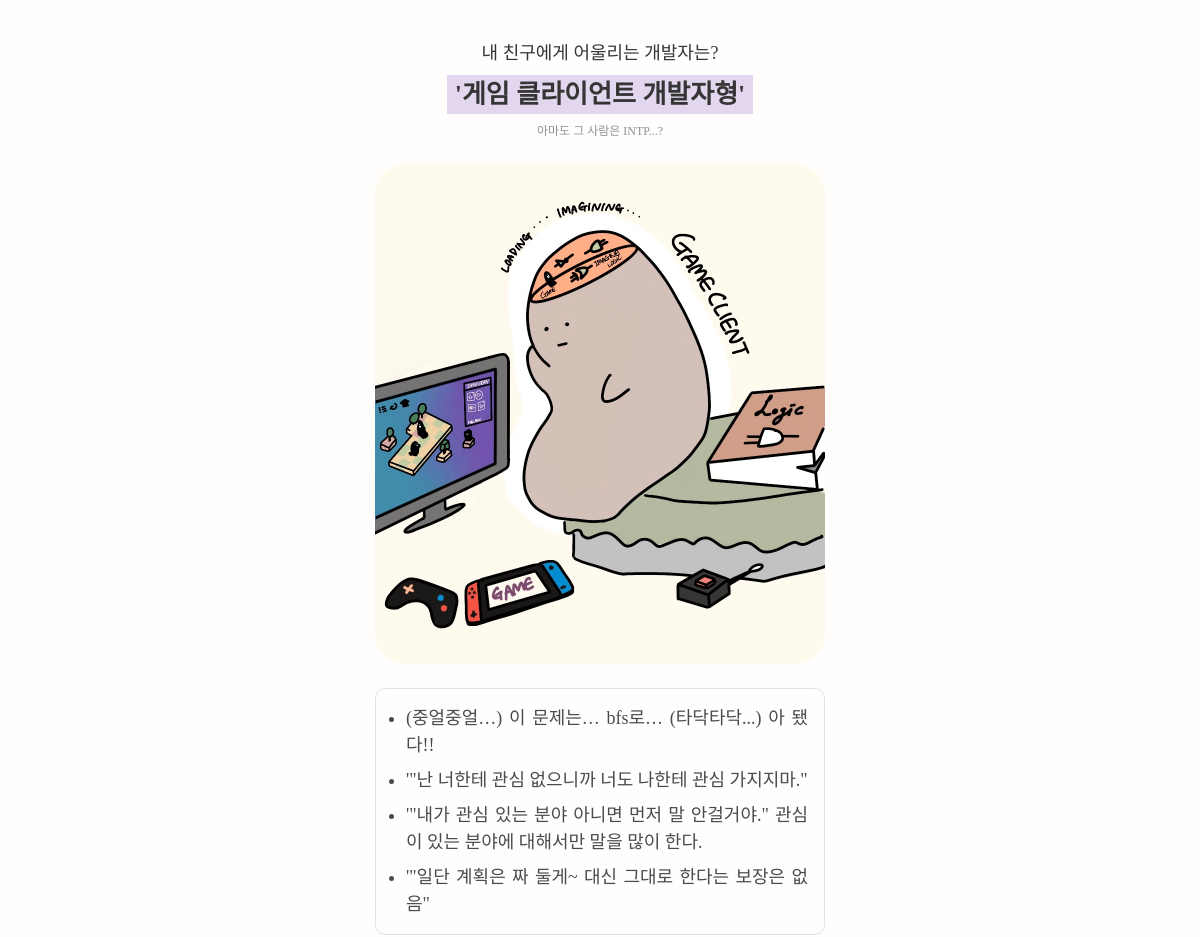
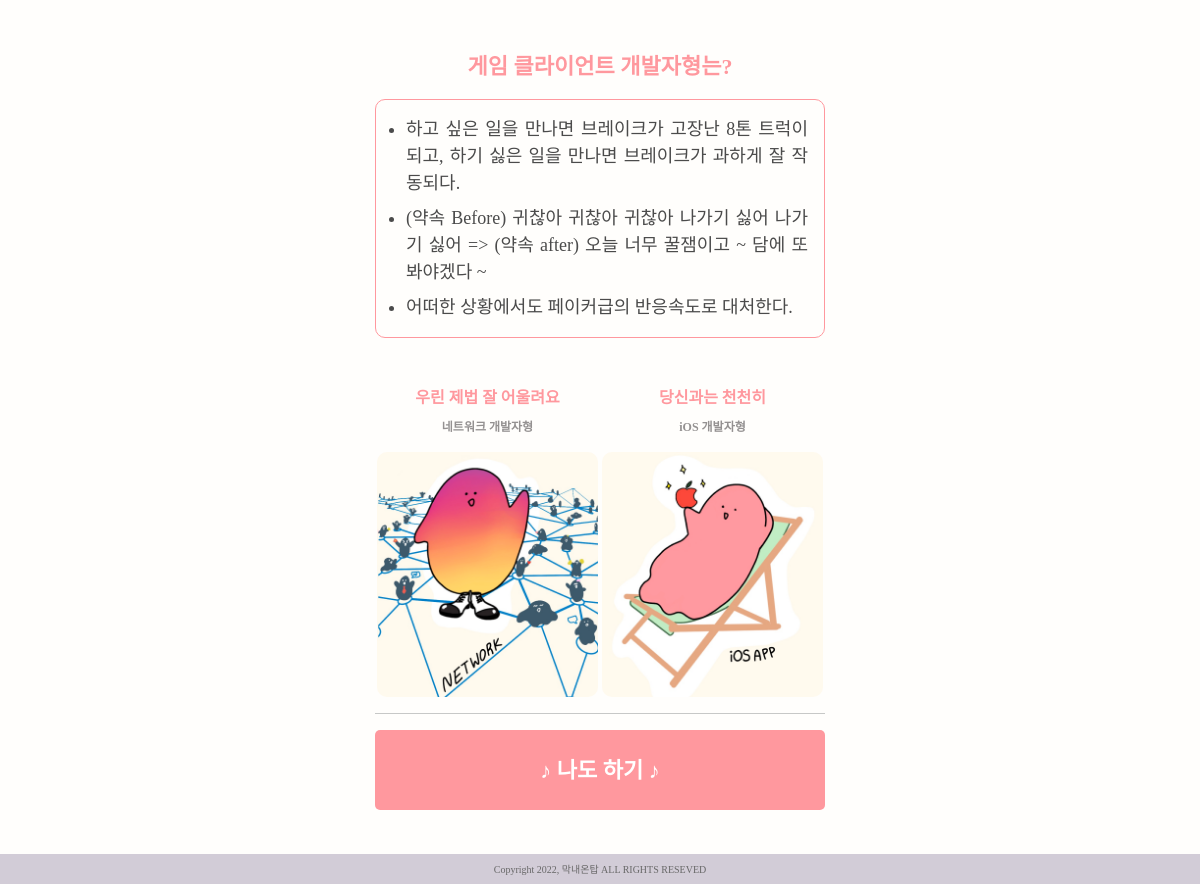
/mbti/share/INTP/, run on an earlier commit of the app's database (2 pictures, top to bottom).
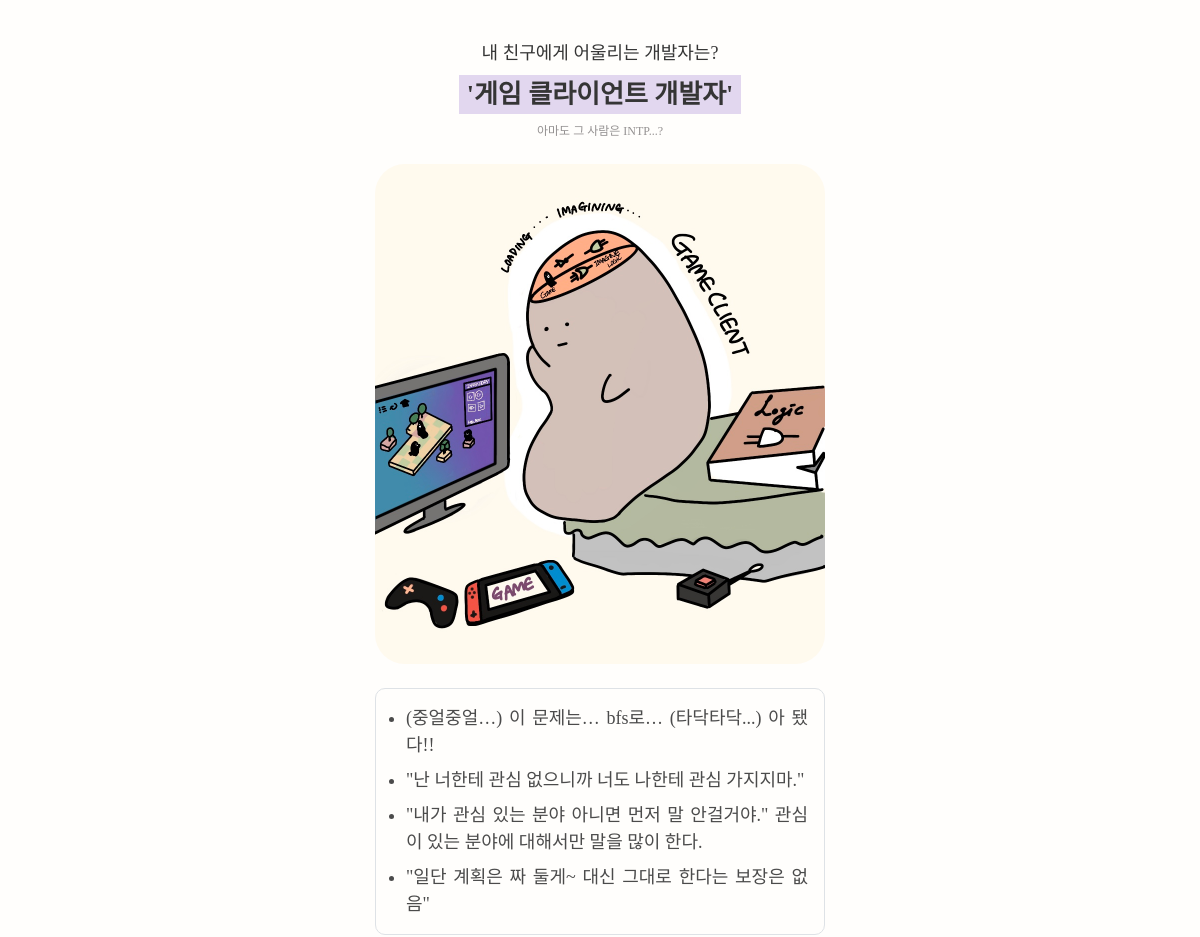
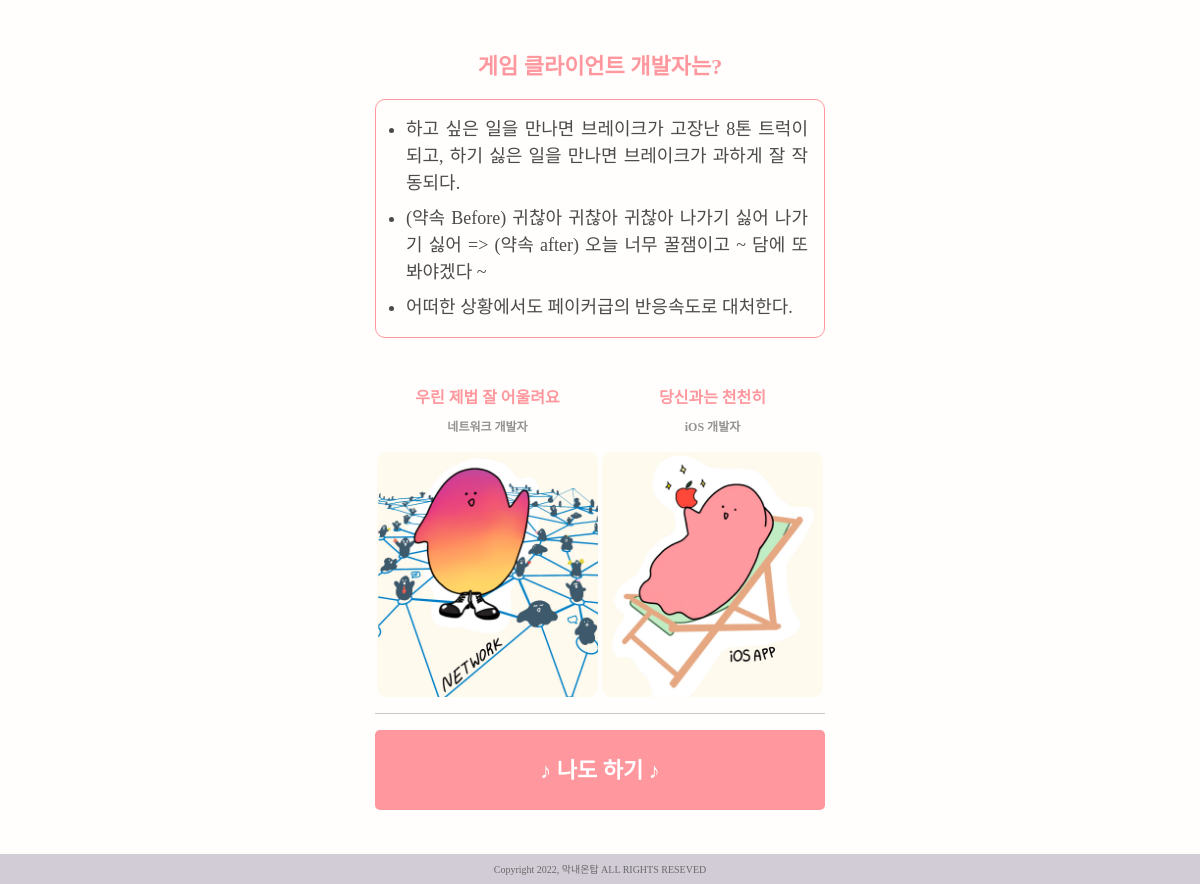
And on a later commit of the database (2 pictures, top to bottom).
### MBTI/models.py (models this page shows)
class Mbti(models.Model):
    mbti_name = models.TextField()
    title = models.TextField()
    mbti_type = models.TextField()
    best_mbti = models.IntegerField(default=0)
    worst_mbti = models.IntegerField(default=0)
    top_image = models.ImageField(null=True, blank=True)
    view_cnt = models.IntegerField(default=0)

class BaseInfo(models.Model):
    mbti = models.ForeignKey(
        Mbti,
        on_delete=models.CASCADE,
        related_name= 'base_info'
    )
    content = models.TextField()

### MBTI/views.py (the view)
# urls.py: path('share/<str:mbti>/', views.share_result_page, name='share_result_page'),
def share_result_page(request, mbti):
    mbti_names = Mbti.objects.filter(mbti_name = mbti)[0]
    base_infos = BaseInfo.objects.filter(mbti_id = mbti_names.pk)
    another_infos = AnotherInfo.objects.filter(mbti_id = mbti_names.pk)
    how_tos = Howto.objects.filter(mbti_id = mbti_names.pk)
    best_mbti = Mbti.objects.filter(pk = mbti_names.best_mbti)[0]
    worst_mbti = Mbti.objects.filter(pk = mbti_names.worst_mbti)[0]
    context = {
        'title' : mbti_names.title,
        'mbti_type': mbti_names.mbti_type,
        'mbti_name' : mbti_names.mbti_name,
        'top_image': mbti_names.top_image,
        'best_mbti' : best_mbti,
        'worst_mbti' : worst_mbti,
        'base_infos' : base_infos,
        'another_infos' : another_infos,
        'how_tos' : how_tos,
    }
    return render(request, 'MBTI/result_share.html', context)

### MBTI/templates/MBTI/result_share.html
{% extends 'base.html' %}
{% load static %}
{% block content %}
  <div class="d-flex flex-column align-items-center">
    <div class="res-subtitle">내 친구에게 어울리는 개발자는?</div>
    <div class="res-maintitle px-2 my-2">'{{ mbti_type }}'</div>
    <div class="res-mbti">아마도 그 사람은 {{ mbti_name }}...?</div>
  </div>
  <img src="{% get_static_prefix %}{{ top_image }}" alt="res-main-img" class="main-img mt-4 mb-3">
  <ul class="content-font pt-2 pb-3 pe-3 mt-2 mb-3 border">
    {% for info in base_infos %}
      <li class="mt-2">{{ info.content }}</li>
    {% endfor %}
  </ul>
  <p class="develop-title">{{mbti_type}}는?</p>
  <ul class="develop-font pt-2 pb-3 pe-3 mt-2 mb-5 border">
    <li class="mt-2">하고 싶은 일을 만나면 브레이크가 고장난 8톤 트럭이 되고, 하기 싫은 일을 만나면 브레이크가 과하게 잘 작동되다.</li>
    <li class="mt-2">(약속 Before) 귀찮아 귀찮아 귀찮아 나가기 싫어 나가기 싫어 => (약속 after) 오늘 너무 꿀잼이고 ~ 담에 또 봐야겠다 ~</li>
    <li class="mt-2">어떠한 상황에서도 페이커급의 반응속도로 대처한다.</li>
  </ul>
  <div class="w-100 row m-0">
    <div class="w-50 d-flex col-6 flex-column align-items-center p-0">
      <p class="chemi-title mb-2">우린 제법 잘 어울려요</p>
      <p class="chemi-name">{{ best_mbti.mbti_type }}</p>
      <img src="{% get_static_prefix %}{{ best_mbti.top_image }}" alt="best-chemi-img" class="chemi-img">
    </div>
    <div class="w-50 d-flex col-6 flex-column align-items-center p-0">
      <p class="chemi-title mb-2">당신과는 천천히</p>
      <p class="chemi-name">{{ worst_mbti.mbti_type }}</p>
      <img src="{% get_static_prefix %}{{ worst_mbti.top_image }}" alt="worst-chemi-img" class="chemi-img">
    </div>
  </div>
  <hr class="my-3">
  <a href="{% url 'mbti:main_page' %}" class="mt-2 mb-4 d-flex justify-content-center align-items-center start-box">
    <span class="start-font">
      ♪ 나도 하기 ♪
    </span>
  </a>
{% endblock content %}

### templates/base.html (shortened to what this page needs)
<!DOCTYPE html>
<html lang="en">
<head>
  <link href="https://cdn.jsdelivr.net/npm/bootstrap@5.1.3/dist/css/bootstrap.min.css" rel="stylesheet">
  {% load static %}
  <link href="{% static 'mbti.css' %}" rel="stylesheet">
</head>
<body>
  <div style="height : 40px;"></div>
  <div class="my-container mx-auto">
    {% block content %}
    {% endblock content %}
  </div>
  <div style="height : 50px;"></div>
  <footer>
    <div class="fixed-bottom d-flex justify-content-center align-items-center footer-box">
      <span class="footer-font">
        Copyright 2022, 막내온탑 ALL RIGHTS RESEVED
      </span>
    </div>
  </footer>
</body>
</html>

### MBTI/static/mbti.css (style rules this page uses)
body { background: #FFFEFC; }
.footer-box { background : #D2CCD7; height : 30px; }
.footer-font { font-family: 'Leferi Base Type'; font-style: normal; font-weight: 400; font-size: 10px; color: #686868; }
.my-container { width: 450px; }
.main-img { border-radius: 30px; width: 100%; }
.start-box { background: #FF989E; border: 0; border-radius: 5px; width: 100%; height: 60px; text-decoration: none; }
.start-font { font-family: 'Leferi Point Type'; font-style: normal; font-weight: 800; font-size: 22px; color: #FFFFFF; }
.res-subtitle { font-family: 'Leferi Base Type'; font-style: normal; font-weight: 400; font-size: 14px; color: #353535; text-align: center; }
.res-maintitle { font-family: 'Leferi Base Type'; font-style: normal; font-weight: 700; font-size: 20px; color: #353535; text-align: center; background: #E2D7EF; }
.res-mbti { font-family: 'Leferi Base Type'; font-style: normal; font-weight: 400; font-size: 12px; color: #949191; text-align: center; }
.content-font { font-family: 'SUIT'; font-style: normal; font-weight: 500; font-size: 14px; text-align: justify; color: #4B4B4B; border-radius: 10px; padding-left: 30px; }
.develop-title { font-family: 'Leferi Base Type'; font-style: normal; font-weight: 700; font-size: 18px; text-align: center; color: #FF989E; margin-top: 32px; }
.develop-font { font-family: 'SUIT'; font-style: normal; font-weight: 500; font-size: 14px; text-align: justify; color: #4B4B4B; border-radius: 10px; border-color: #FF989E !important; padding-left: 30px; }
.chemi-title { font-family: 'Leferi Base Type'; font-style: normal; font-weight: 700; font-size: 12px; text-align: center; color: #FF989E; }
.chemi-name { font-family: 'Leferi Base Type'; font-style: normal; font-weight: 700; font-size: 8px; text-align: center; color: #949191; }
.chemi-img { width: 98%; margin-left: auto; margin-right: auto; border-radius: 10px; }
@media (min-width: 480px) { .start-box { height: 80px; } }
@media (min-width: 480px) { .res-subtitle { font-size: 18px; } }
@media (min-width: 480px) { .res-maintitle { font-size: 26px; } }
@media (min-width: 480px) { .content-font { font-size: 18px; } }
@media (min-width: 480px) { .develop-title { font-size: 22px; margin-top: 52px; } }
@media (min-width: 480px) { .develop-font { font-size: 18px; } }
@media (min-width: 480px) { .chemi-title { font-size: 16px; } }
@media (min-width: 480px) { .chemi-name { font-size: 12px; } }

What changed in the data, as far as the page shows it:
changed Mbti "INTP": mbti_type "게임 클라이언트 개발자형" → "게임 클라이언트 개발자"
changed BaseInfo: content "'\"난 너한테 관심 없으니까 너도 나한테 관심 가지지마.\"" → "\"난 너한테 관심 없으니까 너도 나한테 관심 가지지마.\""
changed BaseInfo: content "'\"내가 관심 있는 분야 아니면 먼저 말 안걸거야.\" 관심이 있는 분야에 대해서만 말을 많이 한다." → "\"내가 관심 있는 분야 아니면 먼저 말 안걸거야.\" 관심이 있는 분야에 대해서만 말을 많이 한다."
changed BaseInfo: content "'\"일단 계획은 짜 둘게~ 대신 그대로 한다는 보장은 없음\"" → "\"일단 계획은 짜 둘게~ 대신 그대로 한다는 보장은 없음\""
changed Mbti: mbti_type "네트워크 개발자형" → "네트워크 개발자"
changed Mbti: mbti_type "iOS 개발자형" → "iOS 개발자"
